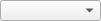
<?xml version="1.0" encoding="UTF-8"?>
<ui version="4.0">
 <class>TextureWeightWidget</class>
 <widget class="QWidget" name="TextureWeightWidget">
  <property name="geometry">
   <rect>
    <x>0</x>
    <y>0</y>
    <width>101</width>
    <height>21</height>
   </rect>
  </property>
  <property name="windowTitle">
   <string>Form</string>
  </property>
  <widget class="QComboBox" name="texture_combobox">
   <property name="geometry">
    <rect>
     <x>0</x>
     <y>0</y>
     <width>101</width>
     <height>21</height>
    </rect>
   </property>
  </widget>
 </widget>
 <resources/>
 <connections/>
</ui>
